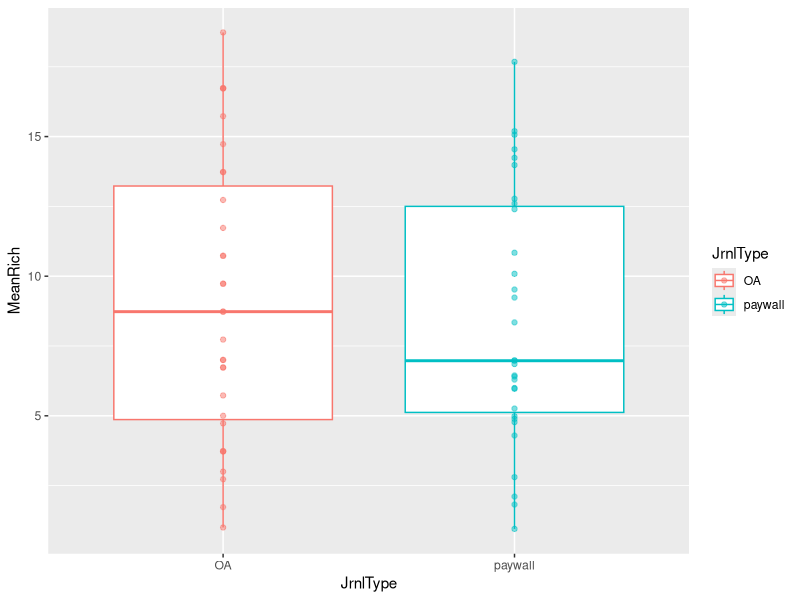
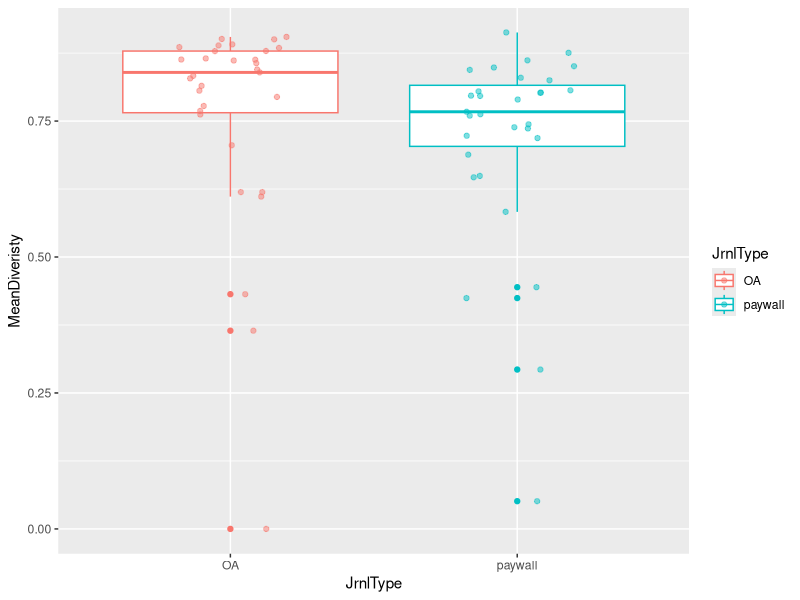

Here is the R script that generated these plots, in order:
#libraries
library(ggplot2)
library(dplyr)

#data
FirstAuthDiv <- read.csv("CleanData/FirstAuthDiv.csv", header = TRUE)


#plot rich
ggplot(FirstAuthDiv, aes(JrnlType, MeanRich, color = JrnlType)) +
  geom_boxplot()+
  geom_point(alpha = .5)

#plot diversity
ggplot(FirstAuthDiv, aes(JrnlType, MeanDiveristy, color = JrnlType))+
  geom_boxplot()+
  geom_jitter(width = .2, height = 0, alpha = 0.5 )
